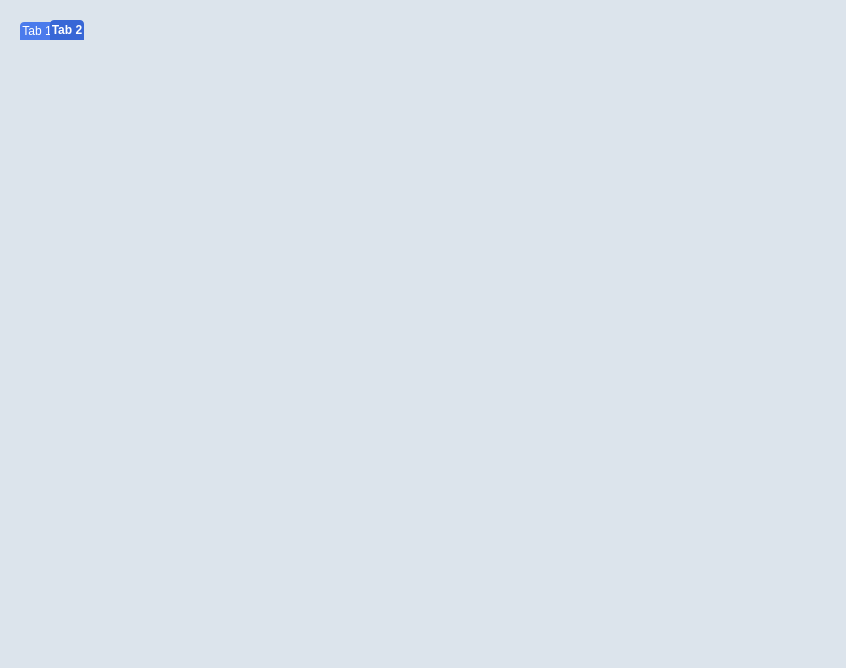
<?xml version="1.0" encoding="UTF-8"?>
<ui version="4.0">
 <class>MainWindow</class>
 <widget class="QMainWindow" name="MainWindow">
  <property name="geometry">
   <rect>
    <x>0</x>
    <y>0</y>
    <width>846</width>
    <height>668</height>
   </rect>
  </property>
  <property name="windowTitle">
   <string>MainWindow</string>
  </property>
  <property name="styleSheet">
   <string notr="true">background-color:rgb(220, 228, 236)</string>
  </property>
  <widget class="QWidget" name="centralwidget">
   <widget class="QTabWidget" name="tabWidget">
    <property name="geometry">
     <rect>
      <x>20</x>
      <y>20</y>
      <width>800</width>
      <height>600</height>
     </rect>
    </property>
    <property name="font">
     <font>
      <family>Segoe UI</family>
      <pointsize>9</pointsize>
      <weight>50</weight>
      <bold>false</bold>
     </font>
    </property>
    <property name="styleSheet">
     <string notr="true">QTabWidget::pane { border: 0; }

QTabBar::tab:selected {
    border-color: white;
    border-bottom-color: #C2C7CB; /* same as pane color */
	font-weight: bold;
	background-color:rgb(56, 103, 214);
}

QTabBar::tab:!selected {
    margin-top: 2px; /* make non-selected tabs look smaller */
}

/* make use of negative margins for overlapping tabs */
QTabBar::tab:selected {
    /* expand/overlap to the left and right by 4px */
    margin-left: -4px;
    margin-right: -4px;
}

QTabBar::tab:first:selected {
    margin-left: 0; /* the first selected tab has nothing to overlap with on the left */
}

QTabBar::tab:last:selected {
    margin-right: 0; /* the last selected tab has nothing to overlap with on the right */
}

QTabBar::tab:only-one {
    margin: 0; /* if there is only one tab, we don't want overlapping margins */
}


QTabBar::tab {
	 background-color:#4b7bec;

    border-bottom-color: #C2C7CB; /* same as the pane color */
    border-top-left-radius: 4px;
    border-top-right-radius: 4px;
    min-width: 15ex;
    padding: 2px;
	color:white;
}



</string>
    </property>
    <property name="currentIndex">
     <number>1</number>
    </property>
    <widget class="QWidget" name="tab">
     <attribute name="title">
      <string>Tab 1</string>
     </attribute>
    </widget>
    <widget class="QWidget" name="tab_2">
     <attribute name="title">
      <string>Tab 2</string>
     </attribute>
    </widget>
   </widget>
  </widget>
  <widget class="QStatusBar" name="statusbar"/>
 </widget>
 <resources/>
 <connections/>
</ui>
